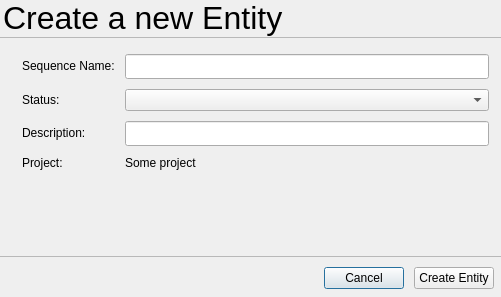
<?xml version="1.0" encoding="UTF-8"?>
<ui version="4.0">
 <class>create_entity_dialog</class>
 <widget class="QDialog" name="create_entity_dialog">
  <property name="geometry">
   <rect>
    <x>0</x>
    <y>0</y>
    <width>501</width>
    <height>297</height>
   </rect>
  </property>
  <property name="windowTitle">
   <string>Dialog</string>
  </property>
  <layout class="QVBoxLayout" name="verticalLayout">
   <property name="spacing">
    <number>0</number>
   </property>
   <property name="leftMargin">
    <number>0</number>
   </property>
   <property name="topMargin">
    <number>0</number>
   </property>
   <property name="rightMargin">
    <number>0</number>
   </property>
   <property name="bottomMargin">
    <number>0</number>
   </property>
   <item>
    <widget class="QLabel" name="create_new_entity_label">
     <property name="enabled">
      <bool>true</bool>
     </property>
     <property name="sizePolicy">
      <sizepolicy hsizetype="Preferred" vsizetype="Fixed">
       <horstretch>0</horstretch>
       <verstretch>0</verstretch>
      </sizepolicy>
     </property>
     <property name="font">
      <font>
       <family>Helvetica Neue</family>
       <pointsize>24</pointsize>
       <weight>50</weight>
       <bold>false</bold>
      </font>
     </property>
     <property name="text">
      <string>Create a new Entity</string>
     </property>
     <property name="margin">
      <number>12</number>
     </property>
     <property name="indent">
      <number>3</number>
     </property>
    </widget>
   </item>
   <item>
    <widget class="Line" name="create_entity_line_1">
     <property name="lineWidth">
      <number>0</number>
     </property>
     <property name="midLineWidth">
      <number>1</number>
     </property>
     <property name="orientation">
      <enum>Qt::Horizontal</enum>
     </property>
    </widget>
   </item>
   <item>
    <layout class="QFormLayout" name="formLayout">
     <property name="horizontalSpacing">
      <number>10</number>
     </property>
     <property name="verticalSpacing">
      <number>10</number>
     </property>
     <property name="leftMargin">
      <number>22</number>
     </property>
     <property name="topMargin">
      <number>15</number>
     </property>
     <property name="rightMargin">
      <number>12</number>
     </property>
     <item row="0" column="0">
      <widget class="QLabel" name="entity_name_label">
       <property name="text">
        <string>Sequence Name:</string>
       </property>
      </widget>
     </item>
     <item row="0" column="1">
      <widget class="QLineEdit" name="entity_name_line_edit">
       <property name="minimumSize">
        <size>
         <width>320</width>
         <height>25</height>
        </size>
       </property>
       <property name="frame">
        <bool>true</bool>
       </property>
      </widget>
     </item>
     <item row="2" column="0">
      <widget class="QLabel" name="description_label">
       <property name="text">
        <string>Description:</string>
       </property>
      </widget>
     </item>
     <item row="2" column="1">
      <widget class="QLineEdit" name="description_line_edit">
       <property name="minimumSize">
        <size>
         <width>320</width>
         <height>25</height>
        </size>
       </property>
      </widget>
     </item>
     <item row="1" column="1">
      <widget class="QComboBox" name="status_combo_box"/>
     </item>
     <item row="1" column="0">
      <widget class="QLabel" name="status_label">
       <property name="text">
        <string>Status:</string>
       </property>
      </widget>
     </item>
     <item row="3" column="0">
      <widget class="QLabel" name="project_label">
       <property name="text">
        <string>Project:</string>
       </property>
      </widget>
     </item>
     <item row="3" column="1">
      <widget class="QLabel" name="project_name_label">
       <property name="text">
        <string>Some project</string>
       </property>
      </widget>
     </item>
    </layout>
   </item>
   <item>
    <widget class="Line" name="create_entity_line_2">
     <property name="lineWidth">
      <number>0</number>
     </property>
     <property name="midLineWidth">
      <number>1</number>
     </property>
     <property name="orientation">
      <enum>Qt::Horizontal</enum>
     </property>
    </widget>
   </item>
   <item>
    <layout class="QHBoxLayout" name="horizontalLayout">
     <property name="spacing">
      <number>10</number>
     </property>
     <property name="topMargin">
      <number>9</number>
     </property>
     <property name="rightMargin">
      <number>7</number>
     </property>
     <property name="bottomMargin">
      <number>8</number>
     </property>
     <item>
      <spacer name="horizontalSpacer">
       <property name="orientation">
        <enum>Qt::Horizontal</enum>
       </property>
       <property name="sizeHint" stdset="0">
        <size>
         <width>40</width>
         <height>20</height>
        </size>
       </property>
      </spacer>
     </item>
     <item>
      <widget class="QPushButton" name="cancel_button">
       <property name="text">
        <string>Cancel</string>
       </property>
      </widget>
     </item>
     <item>
      <widget class="QPushButton" name="create_entity_button">
       <property name="text">
        <string>Create Entity</string>
       </property>
       <property name="shortcut">
        <string>Return</string>
       </property>
      </widget>
     </item>
    </layout>
   </item>
  </layout>
 </widget>
 <resources/>
 <connections/>
</ui>
